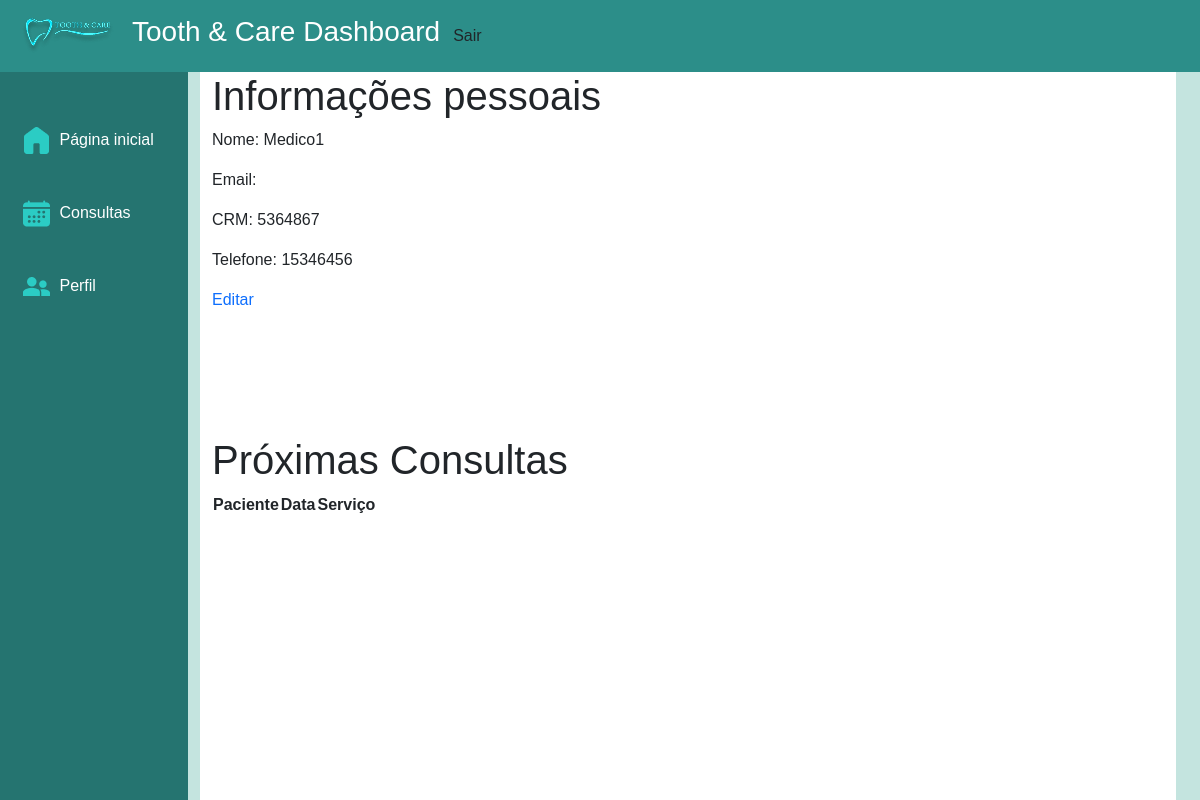
The page /medico/medIndex/ (signed in) on the database its author committed.
### medicos/models.py (models this page shows, shortened)
class Medico(models.Model):
    user = models.OneToOneField(User, on_delete=models.CASCADE, related_name='medico')
    cpf = models.CharField(max_length=14, null=False, blank=False, unique=True)  # 000.000.000-00
    rg = models.CharField(max_length=20, null=False, blank=False, unique=True)
    crm = models.CharField(max_length=20, null=False, blank=False, unique=True)
    telefone = models.CharField(max_length=20, null=False, blank=False)
    especialidades = models.ManyToManyField(
        Especialidade,
        related_name="medicos"  # permite acessar os médicos a partir da especialidade
    )

### medicos/views.py (the view)
# urls.py: path('medIndex/', views.index, name='medIndex'),
def index(request):
    user = request.user
    medico = Medico.objects.get(user=user)
    hoje = date.today()
    consultas = Consulta.objects.filter(
        medico=medico,
        data__gte=hoje
    ).order_by('data')
    return render(request, 'medicos/medIndex.html', context={"medico": medico, "consultas": consultas})

### medicos/templates/medicos/medIndex.html (shortened to what this page needs)
{% extends "baseMed.html" %}
{% load static %}
{% block content %}
<div class="container">
    <h1>Informações pessoais</h1>
    <p>Nome: {{medico.user.username}}</p>
    <p>Email: {{medico.user.email}}</p>
    <p>CRM: {{medico.crm}}</p>
    <p>Telefone: {{medico.telefone}}</p>
    <a href="{% url 'medDetalhesMed' %}" class="text-decoration-none mb-3">Editar</a>
</div>
<div class="container">
    <h1>Próximas Consultas</h1>
    <table>
        <thead>
            <tr>
                <th>Paciente</th>
                <th>Data</th>
                <th>Serviço</th>
            </tr>
    </table>
</div>
{% endblock %}

### tooth_n_care/static/css/styles.css (style rules this page uses)
:root { --sidebar-background: #257470; --navbar-background: #2C8E89; --fonte: Arial, sans-serif; }
* { box-sizing: border-box; font-family: var(--fonte); }
html, body { margin: 0; padding: 0; height: 100%; display: flex; flex-direction: column; }
body { background-color: #C4E4DF; }
.container { height: 100%; background-color: white; }

### rows shown on the page
Medico: user.username "Medico1", crm "5364867", telefone "15346456"
